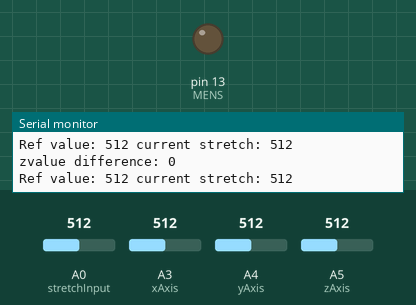
This sketch was run on a simulated Arduino Uno, built with avr-gcc and run on an emulated ATmega328P. Shown: output pins drawn as LEDs (lit = HIGH), the last lines printed to the serial monitor. Inputs (shaded band) come from the test bench; at power-on: A0 (stretchInput) = 512, A5 (zAxis) = 512, A3 (xAxis) = 512, A4 (yAxis) = 512.

Above: at 1.2 s.
1.3 s: A0 (stretchInput) set to 534
At 2.6 s:
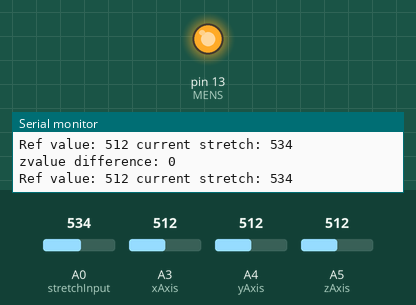
6.0 s: A5 (zAxis) set to 424
7.5 s: A5 (zAxis) set to 397
At 8.3 s:
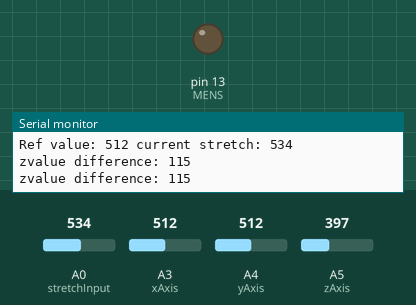
Timing chart, 0 to 10.0 s (numbered marks = the images above; inputs shaded):
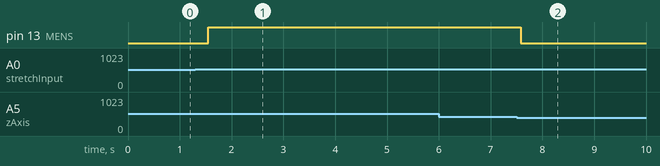

Measured:
- the behaviour switches between 522 and 523 on A0 (stretchInput) (found by bisection; images 0 and 1)
- the behaviour switches between 413 and 412 on A5 (zAxis) (found by bisection; images 1 and 2)
- after the input at 1.3 s, pin 13 (MENS): LOW → HIGH after 0.25 s
- after the input at 7.5 s, pin 13 (MENS): HIGH → LOW after 0.08 s

The sketch:

integrated.ino
```cpp
int stretchInput = A0; // the stretch value increases as it is stretched
int stretchRef = 0;
int stretchCount = 0;
int stretchCur = 0;
int stretchPrev = 0;
int stretchThreshold = 0;
int MENS = 13;
boolean isStretched = false;

int xAxis = A3;
int yAxis = A4;
int zAxis = A5;
int xRef = 0;
int yRef = 0;
int zRef = 0;
int xValue = 0;
int yValue = 0;
int zValue = 0;
int xValueOld = 0;
int yValueOld = 0;
int zValueOld = 0;
int zCount = 0;
int difference = 0;
boolean isMoving = false;

void setup()  {
  // nothing happens in setup
  pinMode(MENS, OUTPUT);
  pinMode(stretchInput,INPUT_PULLUP);
  stretchRef = analogRead(stretchInput);
  digitalWrite(MENS, LOW); //op amp input default to low

  pinMode(xAxis, INPUT);
  pinMode(yAxis, INPUT);
  pinMode(zAxis, INPUT);
  xRef = analogRead(xAxis);
  yRef = analogRead(yAxis);
  zRef = analogRead(zAxis);
  Serial.begin(9600);
}

void loop()  {
  checkMovement();

  if (isMoving == false) {
    calcStretchThreshold();
    stretchCur = analogRead(stretchInput);
    Serial.print("Ref value: ");
    Serial.print(stretchRef);
    Serial.print(" current stretch: ");
    Serial.print(stretchCur);
    Serial.println(" ");

    normalizeStretchRef();

    if (stretchCur>stretchThreshold) {
      if (!isStretched) {
        Serial.println("The stretch sensor has passed its threshold");
        digitalWrite(MENS, HIGH);
        //digitalWrite(greenLedPin, LOW);
        isStretched = true;  // sets the LED on
      }
    } else {
      //digitalWrite(greenLedPin, HIGH);
      if (isStretched) {
        digitalWrite(MENS, LOW);
        isStretched = false;
      }
    }    // sets the LED off

    stretchPrev = stretchCur;
  }
  delay(500);
}

void checkMovement() {
  xValue = analogRead(xAxis);
  yValue = analogRead(yAxis);
  zValue = analogRead(zAxis);

  if (zValue == zValueOld) {
    if (zCount > 5) {
      zRef = zValueOld;
      zCount = 1;
      Serial.println("ref value has changed!");
    } else {
      zCount += 1;
    }
  } else {
    zCount = 1;
    zValueOld = zValue;
  }

  difference = zRef-zValue;

  Serial.print("zvalue difference: ");
  Serial.println(difference);

  if (difference>=100) {
    isMoving = true;
    digitalWrite(MENS, LOW);
  } else {
    isMoving = false;
  }
}
/*
 * This function calculates the stretchThreshold
 */
void calcStretchThreshold () {
  stretchThreshold = stretchRef + 10;
}

/*
 * This function compares the current stretch value with the previous value.
 * If the values are the same and do not equal the reference value then increase
 * the count. If the count equals or exeeds the variable 'run' then make
 * that value the new reference.
 */
void normalizeStretchRef () {
  int run = 7; // the amount of times the prev and cur strech value can equal.

  if (!isStretched) {
    if (stretchCur != stretchRef) {
      if (stretchCur == stretchPrev) {
        if (stretchCount >= run) {
          stretchRef = stretchCur;
          Serial.println("REFERENCE STRETCH CHANGED");
          stretchCount = 1;
        } else {
          stretchCount = stretchCount + 1;
        }
      } else {
        stretchCount = 1;
      }
    }
  }
}
```
